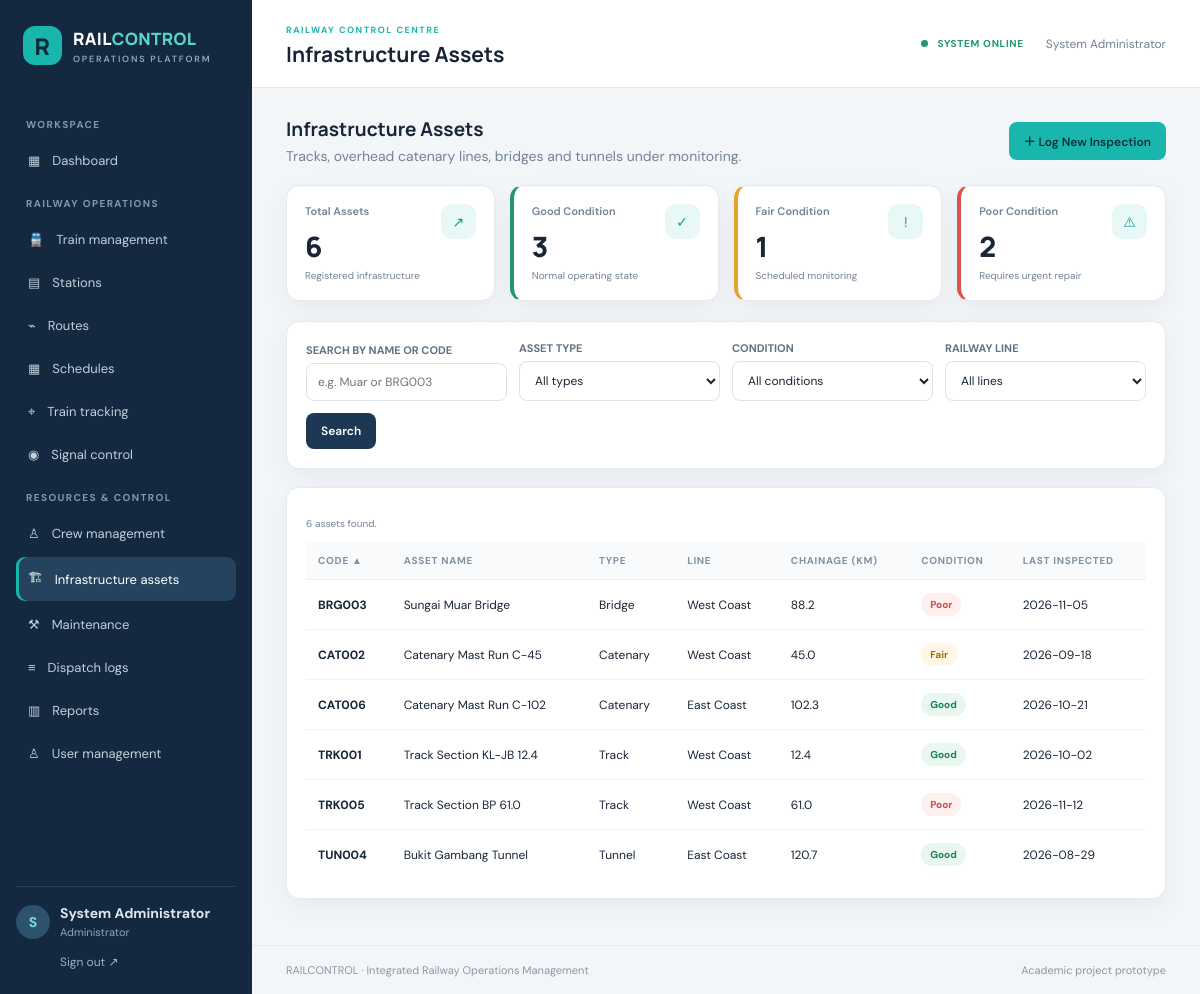
Screenshot of /assets/index.php (signed in) with the database file from the repository.
### tables this page shows
CREATE TABLE IF NOT EXISTS assets (
  id               INT AUTO_INCREMENT PRIMARY KEY,
  asset_code       VARCHAR(20)  NOT NULL UNIQUE,
  name             VARCHAR(100) NOT NULL,
  type_id          INT NOT NULL,
  line_name        VARCHAR(30)  NOT NULL,
  chainage_km      DECIMAL(6,1) NOT NULL,
  latitude         DECIMAL(9,6) NULL,
  longitude        DECIMAL(9,6) NULL,
  condition_status ENUM('Good','Fair','Poor') NOT NULL DEFAULT 'Good',
  created_by       INT NOT NULL,
  created_at       TIMESTAMP NOT NULL DEFAULT CURRENT_TIMESTAMP,
  updated_at       TIMESTAMP NOT NULL DEFAULT CURRENT_TIMESTAMP ON UPDATE CURRENT_TIMESTAMP,
  INDEX idx_assets_type (type_id),
  INDEX idx_assets_condition (condition_status),
  INDEX idx_assets_name (name),
  CONSTRAINT fk_assets_type FOREIGN KEY (type_id) REFERENCES asset_types(id),
  CONSTRAINT fk_assets_user FOREIGN KEY (created_by) REFERENCES users(id)
);

CREATE TABLE IF NOT EXISTS asset_types (
  id     INT AUTO_INCREMENT PRIMARY KEY,
  name   VARCHAR(30) NOT NULL UNIQUE,
  prefix CHAR(3)     NOT NULL UNIQUE
);

### config/app.php (called while the page is built, shortened)
<?php
function e($value): string
{
    return htmlspecialchars(
        (string) $value,
        ENT_QUOTES,
        'UTF-8'
    );
}
function current_user(): array
{
    return $_SESSION['user'] ?? [];
}
function can_manage(): bool
{
    return in_array(
        current_user()['role'] ?? '',
        [
            'Administrator',
            'Dispatcher',
            'Engineer'
        ],
        true
    );
}

### includes/assets.php (called while the page is built, shortened)
<?php
require_once __DIR__ . '/../config/app.php';
if (!function_exists('str_in')) {
    function str_in(array $source, string $key): string
    {
        return (isset($source[$key]) && is_string($source[$key])) ? trim($source[$key]) : '';
    }
}

### assets/index.php (the view, shortened to what this page needs)
<?php
require_once __DIR__ . '/../includes/assets.php';
$pageTitle = 'Infrastructure Assets';
$activePage = 'assets';
$q      = mb_substr(str_in($_GET, 'q'), 0, 60);
$typeId = (int)str_in($_GET, 'type');
$cond   = in_array(str_in($_GET, 'cond'), CONDITIONS, true) ? str_in($_GET, 'cond') : '';
$line   = in_array(str_in($_GET, 'line'), LINES, true) ? str_in($_GET, 'line') : '';
$sortCols = [
    'code'      => 'a.asset_code',
    'name'      => 'a.name',
    'type'      => 't.name',
    'condition' => 'a.condition_status',
    'inspected' => 'last_inspected',
];
$sort = array_key_exists(str_in($_GET, 'sort'), $sortCols) ? str_in($_GET, 'sort') : 'code';
$dir  = str_in($_GET, 'dir') === 'desc' ? 'desc' : 'asc';
$perPage = 10;
$page    = max(1, (int)str_in($_GET, 'page'));
$where  = [];
$params = [];
$whereSql = $where ? 'WHERE ' . implode(' AND ', $where) : '';
$assets = [];
$total = 0;
$stats = [];
try {
    $countStmt = $pdo->prepare("SELECT COUNT(*) FROM assets a JOIN asset_types t ON t.id = a.type_id $whereSql");
    $countStmt->execute($params);
    $total      = (int)$countStmt->fetchColumn();
    $totalPages = max(1, (int)ceil($total / $perPage));
    $page       = min($page, $totalPages);
    $offset     = ($page - 1) * $perPage;
    $orderSql = $sortCols[$sort] . ' ' . strtoupper($dir) . ', a.id ASC';
    $sql = "SELECT a.id, a.asset_code, a.name, t.name AS type_name, a.line_name, a.chainage_km,
                   a.condition_status,
                   (SELECT MAX(i.inspected_on) FROM inspections i WHERE i.asset_id = a.id) AS last_inspected
            FROM assets a
            JOIN asset_types t ON t.id = a.type_id
            $whereSql
            ORDER BY $orderSql
            LIMIT :lim OFFSET :off";
    $stmt = $pdo->prepare($sql);
    $stmt->bindValue(':lim', $perPage, PDO::PARAM_INT);
    $stmt->bindValue(':off', $offset, PDO::PARAM_INT);
    $stmt->execute();
    $assets = $stmt->fetchAll();
    $stats = $pdo->query('SELECT condition_status, COUNT(*) FROM assets GROUP BY condition_status')
                 ->fetchAll(PDO::FETCH_KEY_PAIR);
} catch (PDOException $ex) {
    error_log('assets_infra/index: ' . $ex->getMessage());
    $dbError    = true;
    $totalPages = 1;
}
function list_url(array $override = []): string
{
    global $q, $typeId, $cond, $line, $sort, $dir, $page;
    $p = array_merge([
        'q' => $q, 'type' => $typeId ?: '', 'cond' => $cond, 'line' => $line,
        'sort' => $sort, 'dir' => $dir, 'page' => $page,
    ], $override);
    $p = array_filter($p, fn($v) => $v !== '' && $v !== null);
    return 'index.php' . ($p ? '?' . http_build_query($p) : '');
}
function sort_th(string $key, string $label): string
{
    global $sort, $dir;
    $isCur = ($sort === $key);
    $next  = ($isCur && $dir === 'asc') ? 'desc' : 'asc';
    $arrow = $isCur ? ($dir === 'asc' ? ' &#9650;' : ' &#9660;') : '';
    $aria  = $isCur ? ($dir === 'asc' ? 'ascending' : 'descending') : 'none';
    return '<th scope="col" aria-sort="' . $aria . '"><a href="' . e(list_url(['sort' => $key, 'dir' => $next, 'page' => 1]))
         . '">' . e($label) . $arrow . '</a></th>';
}
$hasFilter = ($q !== '' || $typeId > 0 || $cond !== '' || $line !== '');
require __DIR__ . '/../includes/header.php';
?>
<div class="page-intro">
    <div>
        <h2>Infrastructure Assets</h2>
        <p>Tracks, overhead catenary lines, bridges and tunnels under monitoring.</p>
    </div>
    <?php if (can_manage()): ?>
        <a class="btn btn-primary" href="create.php">＋ Log New Inspection</a>
    <?php endif; ?>
</div>
<div class="stats">
    <div class="stat">
        <span class="stat-icon">↗</span>
        <div class="stat-label">Total Assets</div>
        <div class="stat-value"><?= (int)array_sum($stats) ?></div>
        <div class="stat-note">Registered infrastructure</div>
    </div>
    <div class="stat good">
        <span class="stat-icon">✓</span>
        <div class="stat-label">Good Condition</div>
        <div class="stat-value"><?= (int)($stats['Good'] ?? 0) ?></div>
        <div class="stat-note">Normal operating state</div>
    </div>
    <div class="stat fair">
        <span class="stat-icon">!</span>
        <div class="stat-label">Fair Condition</div>
        <div class="stat-value"><?= (int)($stats['Fair'] ?? 0) ?></div>
        <div class="stat-note">Scheduled monitoring</div>
    </div>
    <div class="stat poor">
        <span class="stat-icon">⚠</span>
        <div class="stat-label">Poor Condition</div>
        <div class="stat-value"><?= (int)($stats['Poor'] ?? 0) ?></div>
        <div class="stat-note">Requires urgent repair</div>
    </div>
</div>
<form class="card filters" method="get" action="index.php" role="search" aria-label="Search and filter assets">
    <div>
        <label for="q">Search by Name or Code</label>
        <input id="q" name="q" type="search" maxlength="60" value="<?= e($q) ?>" placeholder="e.g. Muar or BRG003">
    </div>
    <div>
        <label for="type">Asset Type</label>
        <select id="type" name="type" data-autosubmit>
            <option value="">All types</option>
        </select>
    </div>
    <div>
        <label for="cond">Condition</label>
        <select id="cond" name="cond" data-autosubmit>
            <option value="">All conditions</option>
        </select>
    </div>
    <div>
        <label for="line">Railway Line</label>
        <select id="line" name="line" data-autosubmit>
            <option value="">All lines</option>
        </select>
    </div>
    <div style="display:flex; gap:8px;">
        <button class="btn" type="submit">Search</button>
    </div>
</form>
<section class="card">
    <p class="stat-note" style="margin-bottom: 12px;" aria-live="polite">
        <?= $total ?> asset<?= $total === 1 ? '' : 's' ?> found<?= $hasFilter ? ' for the current filters' : '' ?>.
    </p>
    <?php if (!$assets): ?>
        <div class="empty">
            <?= $hasFilter ? 'No assets match these filters. Clear the search or choose another type.' : 'No assets are registered yet. Log the first inspection to get started.' ?>
        </div>
    <?php else: ?>
        <div class="table-wrap">
            <table>
                <thead>
                    <tr>
                        <?= sort_th('code', 'Code') ?>
                        <?= sort_th('name', 'Asset Name') ?>
                        <?= sort_th('type', 'Type') ?>
                        <th scope="col">Line</th>
                        <th scope="col">Chainage (km)</th>
                        <?= sort_th('condition', 'Condition') ?>
                        <?= sort_th('inspected', 'Last Inspected') ?>
                    </tr>
                </thead>
                <tbody>
                <?php foreach ($assets as $a): ?>
                    <?php
                        $badgeClass = 'badge-green';
                        if ($a['condition_status'] === 'Fair') { $badgeClass = 'badge-amber'; }
                        elseif ($a['condition_status'] === 'Poor') { $badgeClass = 'badge-red'; }
                    ?>
                    <tr>
                        <td><b><?= e($a['asset_code']) ?></b></td>
                        <td><?= e($a['name']) ?></td>
                        <td><?= e($a['type_name']) ?></td>
                        <td><?= e($a['line_name']) ?></td>
                        <td><?= e(number_format((float)$a['chainage_km'], 1)) ?></td>
                        <td><span class="badge <?= $badgeClass ?>"><?= e($a['condition_status']) ?></span></td>
                        <td><?= e($a['last_inspected'] ?? 'Not yet inspected') ?></td>
                    </tr>
                <?php endforeach; ?>
                </tbody>
            </table>
        </div>
    <?php endif; ?>
</section>
<?php require __DIR__ . '/../includes/footer.php'; ?>

### includes/header.php (shortened to what this page needs)
<?php
require_once __DIR__ . '/../config/app.php';
$pageTitle = $pageTitle ?? 'Operations overview';
$activePage = $activePage ?? '';
$rootPrefix = (
    strpos($_SERVER['SCRIPT_NAME'], '/trains/') !== false ||
    strpos($_SERVER['SCRIPT_NAME'], '/stations/') !== false ||
    strpos($_SERVER['SCRIPT_NAME'], '/routes/') !== false ||
    strpos($_SERVER['SCRIPT_NAME'], '/schedules/') !== false ||
    strpos($_SERVER['SCRIPT_NAME'], '/tracking/') !== false ||
    strpos($_SERVER['SCRIPT_NAME'], '/signals/') !== false ||
    strpos($_SERVER['SCRIPT_NAME'], '/crews/') !== false ||
    strpos($_SERVER['SCRIPT_NAME'], '/maintenance/') !== false ||
    strpos($_SERVER['SCRIPT_NAME'], '/assets_infra/') !== false ||
    strpos($_SERVER['SCRIPT_NAME'], '/assets/') !== false ||
    strpos($_SERVER['SCRIPT_NAME'], '/logs/') !== false ||
    strpos($_SERVER['SCRIPT_NAME'], '/reports/') !== false ||
    strpos($_SERVER['SCRIPT_NAME'], '/users/') !== false
) ? '../' : '';
?>
<!DOCTYPE html>
<html lang="en">
<head>
    <link
        rel="stylesheet"
        href="<?= $rootPrefix ?>assets/css/style.css"
    >
</head>
<body>
<div class="app-shell">
    <aside class="sidebar" id="sidebar">
        <a
            class="brand"
            href="<?= $rootPrefix ?>dashboard.php"
        >
            <span class="brand-mark">
                R
            </span>
            <span>
                RAIL<span class="brand-light">CONTROL</span>
                <small>
                    OPERATIONS PLATFORM
                </small>
            </span>
        </a>
        <div class="nav-label">
            WORKSPACE
        </div>
        <a
            class="nav-link <?= $activePage === 'dashboard' ? 'active' : '' ?>"
            href="<?= $rootPrefix ?>dashboard.php"
        >
            ▦ <span>Dashboard</span>
        </a>
        <div class="nav-label">
            RAILWAY OPERATIONS
        </div>
        <a
            class="nav-link <?= $activePage === 'trains' ? 'active' : '' ?>"
            href="<?= $rootPrefix ?>trains/index.php"
        >
            🚆 <span>Train management</span>
        </a>
        <a
            class="nav-link <?= $activePage === 'stations' ? 'active' : '' ?>"
            href="<?= $rootPrefix ?>stations/index.php"
        >
            ▤ <span>Stations</span>
        </a>
        <a
            class="nav-link <?= $activePage === 'routes' ? 'active' : '' ?>"
            href="<?= $rootPrefix ?>routes/index.php"
        >
            ⌁ <span>Routes</span>
        </a>
        <a
            class="nav-link <?= $activePage === 'schedules' ? 'active' : '' ?>"
            href="<?= $rootPrefix ?>schedules/index.php"
        >
            ▦ <span>Schedules</span>
        </a>
        <a
            class="nav-link <?= $activePage === 'tracking' ? 'active' : '' ?>"
            href="<?= $rootPrefix ?>tracking/index.php"
        >
            ⌖ <span>Train tracking</span>
        </a>
        <a
            class="nav-link <?= $activePage === 'signals' ? 'active' : '' ?>"
            href="<?= $rootPrefix ?>signals/index.php"
        >
            ◉ <span>Signal control</span>
        </a>
        <div class="nav-label">
            RESOURCES & CONTROL
        </div>
        <a
            class="nav-link <?= $activePage === 'crews' ? 'active' : '' ?>"
            href="<?= $rootPrefix ?>crews/index.php"
        >
            ♙ <span>Crew management</span>
        </a>
        <a
            class="nav-link <?= $activePage === 'assets' ? 'active' : '' ?>"
            href="<?= $rootPrefix ?>assets/index.php"
        >
            🏗 <span>Infrastructure assets</span>
        </a>
        <a
            class="nav-link <?= $activePage === 'maintenance' ? 'active' : '' ?>"
            href="<?= $rootPrefix ?>maintenance/index.php"
        >
            ⚒ <span>Maintenance</span>
        </a>
        <a
            class="nav-link <?= $activePage === 'logs' ? 'active' : '' ?>"
            href="<?= $rootPrefix ?>logs/index.php"
        >
            ≡ <span>Dispatch logs</span>
        </a>
        <a
            class="nav-link <?= $activePage === 'reports' ? 'active' : '' ?>"
            href="<?= $rootPrefix ?>reports/index.php"
        >
            ▥ <span>Reports</span>
        </a>
        <?php if ((current_user()['role'] ?? '') === 'Administrator'): ?>
            <a
                class="nav-link <?= $activePage === 'users' ? 'active' : '' ?>"
                href="<?= $rootPrefix ?>users/index.php"
            >
                ♙ <span>User management</span>
            </a>
        <?php endif; ?>
        <div class="sidebar-bottom">
            <div class="user-chip">
                <div class="avatar">
                    <?= e(strtoupper(substr(current_user()['full_name'] ?? 'U', 0, 1))) ?>
                </div>
                <div>
                    <b>
                        <?= e(current_user()['full_name'] ?? 'User') ?>
                    </b>
                    <small>
                        <?= e(current_user()['role'] ?? '') ?>
                    </small>
                </div>
            </div>
            <a
                class="logout-link"
                href="<?= $rootPrefix ?>logout.php"
            >
                Sign out ↗
            </a>
        </div>
    </aside>
    <main class="main-area">
        <header class="topbar">
            <div>
                <span class="eyebrow">
                    RAILWAY CONTROL CENTRE
                </span>
                <h1>
                    <?= e($pageTitle) ?>
                </h1>
            </div>
            <div class="topbar-right">
                <span class="system-live">
                    <i></i> SYSTEM ONLINE
                </span>
                <span class="top-user">
                    <?= e(current_user()['full_name'] ?? '') ?>
                </span>
            </div>
        </header>
        <div class="content">

### includes/footer.php (shortened to what this page needs)
        </div>
        <footer class="footer">
            RAILCONTROL · Integrated Railway Operations Management
            <span>
                Academic project prototype
            </span>
        </footer>
    </main>
</div>
</body>
</html>

### rows the page displays
assets: asset_code "BRG003", name "Sungai Muar Bridge", type.name "Bridge", line_name "West Coast", chainage_km "88.2", condition_status "Poor", last_inspected "2026-11-05"
assets: asset_code "CAT002", name "Catenary Mast Run C-45", type.name "Catenary", line_name "West Coast", chainage_km "45.0", condition_status "Fair", last_inspected "2026-09-18"
assets: asset_code "CAT006", name "Catenary Mast Run C-102", type.name "Catenary", line_name "East Coast", chainage_km "102.3", condition_status "Good", last_inspected "2026-10-21"
assets: asset_code "TRK001", name "Track Section KL-JB 12.4", type.name "Track", line_name "West Coast", chainage_km "12.4", condition_status "Good", last_inspected "2026-10-02"
assets: asset_code "TRK005", name "Track Section BP 61.0", type.name "Track", line_name "West Coast", chainage_km "61.0", condition_status "Poor", last_inspected "2026-11-12"
assets: asset_code "TUN004", name "Bukit Gambang Tunnel", type.name "Tunnel", line_name "East Coast", chainage_km "120.7", condition_status "Good", last_inspected "2026-08-29"

### other values shown
substr(current_user()['full_name'] ?? 'U', 0, 1) "S"
current_user()['full_name'] "System Administrator"
current_user()['role'] "Administrator"
$pageTitle "Infrastructure Assets"
array_sum($stats) "6"
$stats['Good'] "3"
$stats['Fair'] "1"
$stats['Poor'] "2"
$total "6"
$label "CODE ASSET NAME TYPE CONDITION LAST INSPECTED"
$arrow "▲"
